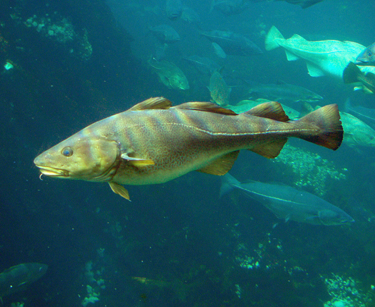
#> input picture Práctica 1/imagenes/fish.bmp, 375 x 307 px
$ python script.py
#> lines starting #> are read from the running program, lines starting #| are printed output that depends on the picture
# -*- coding: utf-8 -*-

"""
##############################################################################
# Visión por Computador
# Trabajo 1: Filtrado y muestreo
# Álvaro Fernández García
##############################################################################
"""

import numpy as np
import cv2
from matplotlib import pyplot as plt
import math


# Muestra una imgen en pantalla. La imagen se recibe como una matriz:
def _showImage(img, title='Imagen'):
    cv2.imshow(title, img)
    cv2.waitKey(0)
    cv2.destroyAllWindows()


# Concatena varias imágenes en una sola:
def PintaMI(vim, title):
    assert len(vim) > 0
    if len(vim) == 1:
        finalImg = vim
    else:
        finalImg = vim[0]
        vim.pop(0)
    for img in vim:
        finalImg = cv2.hconcat((finalImg, img))
    _showImage(finalImg, title)
    return finalImg


# Función para dibujar las pirámides:
# [10 lines left out: function _DrawPyr, not called in this run]


##############################################################################
# EJERCICIO 1
##############################################################################
"""
A)
El cálculo de la convolución de una imagen con una máscara
Gaussiana 2D (Usar GaussianBlur). Mostrar ejemplos con distintos
tamaños de máscara y valores de sigma. Valorar los resultados.
"""
def Gaussiana(img, sigma, tam=None):
    # Si no se da tamaño, se calcula en función de Sigma: 2*int(3*sigma)+1
    if tam == None:
        tam = (2*int(3*sigma)+1, 2*int(3*sigma)+1)
    blur = cv2.GaussianBlur(img, tam, sigma)
    return blur


"""
B)
Usar getDerivKernels para obtener las máscaras 1D que permiten
calcular al convolución 2D con máscaras de derivadas. Representar
e interpretar dichas máscaras 1D para distintos valores de sigma.
"""
# Visualizar los kernels:
def VisualizaKernelDerivado(k, title):
    # Primera derivada:
    kx1, ky1 = cv2.getDerivKernels(dx=1, dy=1, ksize=k)
    # Segunda derivada
    kx2, ky2 = cv2.getDerivKernels(dx=2, dy=2, ksize=k)
    # Derivada en X:
    kxs, ky0 = cv2.getDerivKernels(dx=1, dy=0, ksize=k)
    # Derivada en Y:
    kx0, kys = cv2.getDerivKernels(dx=0, dy=1, ksize=k)

    # Imprimir los kernels:
    print("\n", title)
    np.set_printoptions(suppress=True)
    print("\n1ª derivada:\n", ky1.dot(kx1.transpose()))
    print("\n2ª derivada:\n", ky2.dot(kx2.transpose()))
    print("\nDerivada solo en X\n", ky0.dot(kxs.transpose()))
    print("\nDerivada solo en Y\n", kys.dot(kx0.transpose()))
    np.set_printoptions(suppress=False)


"""
C)
Usar la función Laplacian para el cálculo de la convolución 2D con
una máscara de Laplaciana-de-Gaussiana de tamaño variable.
Mostrar ejemplos de funcionamiento usando dos tipos de bordes y
dos valores de sigma: 1 y 3.
"""
# [8 lines left out: function LaplacianaGaussiana, not called in this run]


##############################################################################
# EJERCICIO 2:
##############################################################################
"""
A) El cálculo de la convolución 2D con una máscara separable de
tamaño variable. Usar bordes reflejados. Mostrar resultados
"""
# [6 lines left out: function Convolucion2DSeparable, not called in this run]


"""
B) El cálculo de la convolución 2D con una máscara 2D de 1a
derivada de tamaño variable. Mostrar ejemplos de
funcionamiento usando bordes a cero.
C) El cálculo de la convolución 2D con una máscara 2D de 2a
derivada de tamaño variable.
"""
# [10 lines left out: function Convolucion2DDerivada, not called in this run]


"""
D) Una función que genere una representación en pirámide
Gaussiana de 4 niveles de una imagen. Mostrar ejemplos de
funcionamiento usando bordes
"""
# Calcula la pirámide Gaussiana:
# [10 lines left out: function PiramideGaussiana, not called in this run]


"""
E) Una función que genere una representación en pirámide
Laplaciana de 4 niveles de una imagen. Mostrar ejemplos de
funcionamiento usando bordes.
"""
# Calcula la pirámide Laplaciana:
# [17 lines left out: function PiramideLaplaciana, not called in this run]


##############################################################################
# EJERCICIO 3:
##############################################################################
"""
Imágenes Híbridas:
Escribir una función que muestre las tres imágenes ( alta,
baja e híbrida) en una misma ventana. (Recordar que las
imágenes después de una convolución contienen número
flotantes que pueden ser positivos y negativos)
Realizar la composición con al menos 3 de las parejas de
imágenes
"""
# [6 lines left out: function HybridImages, not called in this run]


##############################################################################
# PRUEBA DE LAS FUNCIONES:
##############################################################################

img = cv2.imread("imagenes/fish.bmp", 0)
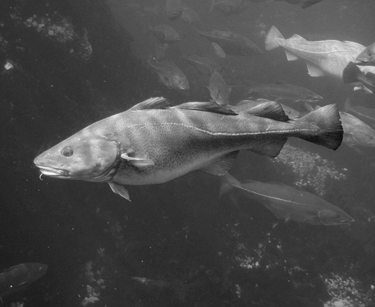
#> img: shape (307, 375); min 15, max 253, mean 75.4

# Ejercicio 1 A):
# K fijo, sigma variable:
images = []
for sigma in (1,3):
    images.append(Gaussiana(img.copy(), sigma, (19,19)))
#> this loop made 2 passes
#> pass 2, in Gaussiana (call 2), `blur = cv2.GaussianBlur(img, tam, sigma)`:
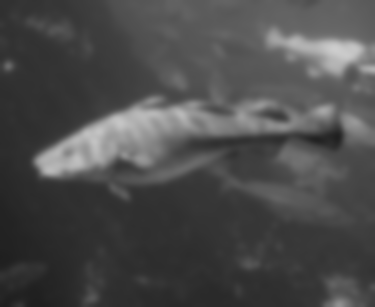
#> blur: shape (307, 375); min 31, max 205, mean 75.4
#> after the loop, images = 2 items
PintaMI(images, 'Ejercicio 1A) K fijo, sigma variable')
#> the loop in PintaMI, `for img in vim:` made 1 pass
#> pass 1, in PintaMI, `finalImg = cv2.hconcat((finalImg, img))`:
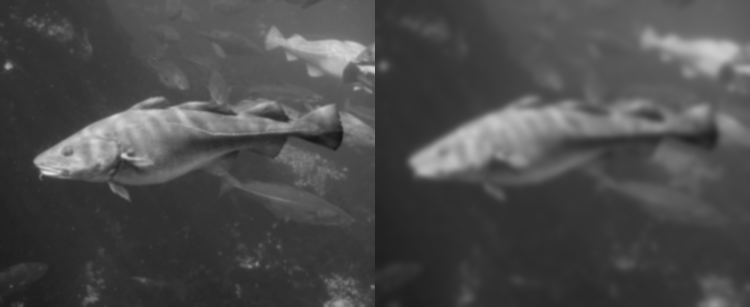
#> finalImg: shape (307, 750); min 21, max 224, mean 75.4

# sigma fijo, k variable:
images = []
for k in (5, 19):
    images.append(Gaussiana(img.copy(), 3, (k,k)))
PintaMI(images, 'Ejercicio 1A) Sigma fijo, k variable')
#> the loop in PintaMI (call 2), `for img in vim:` made 1 pass

# K y sigma variables:
images = []
for sigma in (0.8, 2.5, 5, 9):
    images.append(Gaussiana(img.copy(), sigma))
#> after the loop, images = 4 items
PintaMI(images, 'Ejercicio 1A) Sigma y K variable')
#> the loop in PintaMI (call 3), `for img in vim:` made 3 passes
#> pass 2, in PintaMI (call 3), `finalImg = cv2.hconcat((finalImg, img))`:
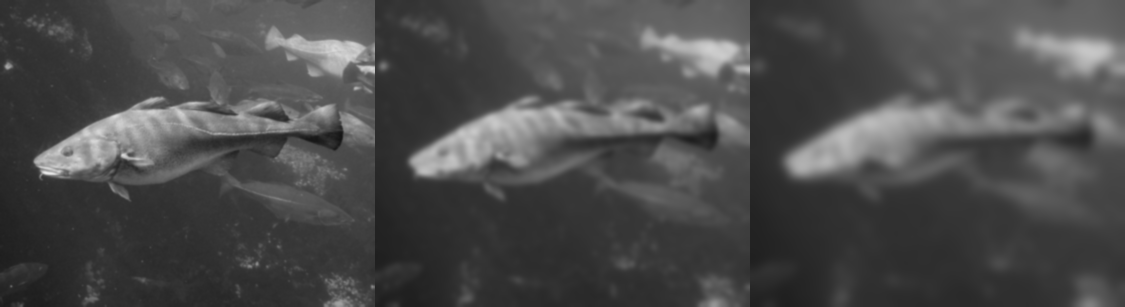
#> finalImg: shape (307, 1125); min 20, max 233, mean 75.4
#> pass 3, in PintaMI (call 3), `finalImg = cv2.hconcat((finalImg, img))`:
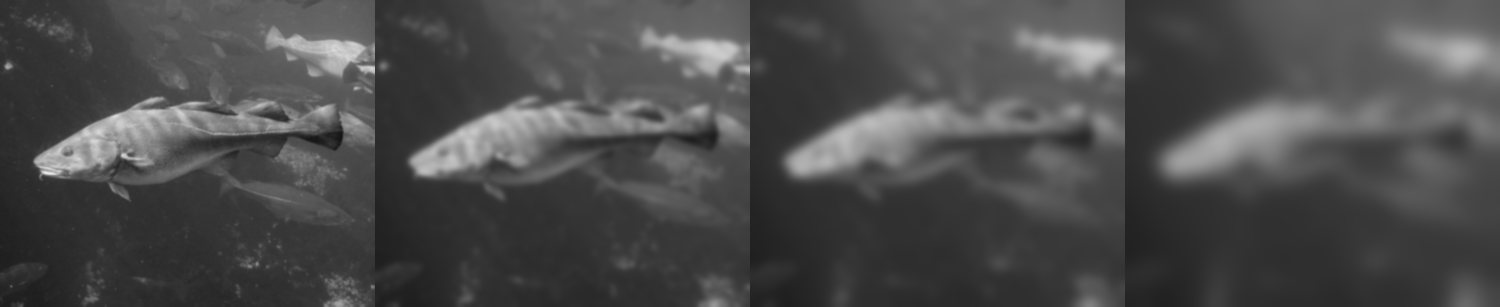
#> finalImg: shape (307, 1500); min 20, max 233, mean 75.4


# Ejercicio 1 B):
# Visualizar los kernels:
VisualizaKernelDerivado(k=3, title="Tamaño del kernel = 3")
#> (the run stopped early here; a loop or call above may not have finished)
